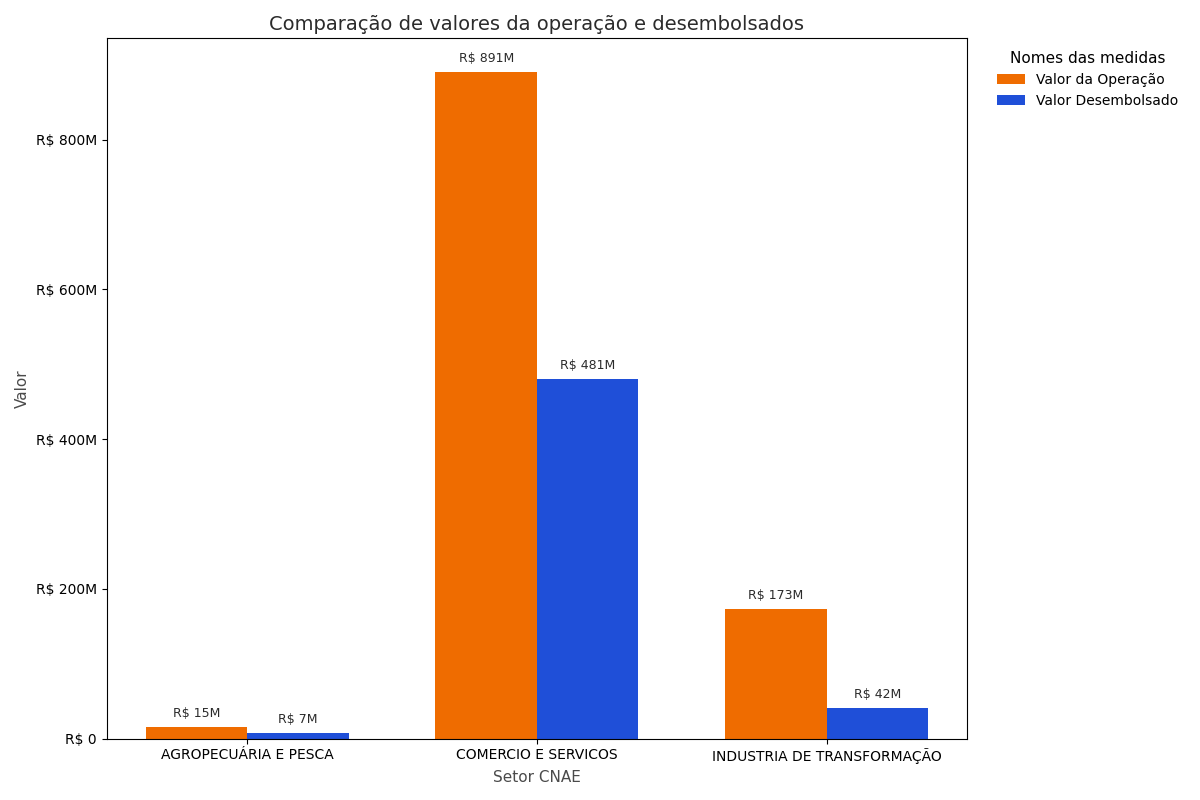
#> input picture Imagem_referencia/BC.png, 1200 x 800 px
$ python -i ticklabel_content_extraction_calibration_ba_v7.py   (imports and definitions only)
#> lines starting #> are read from the running program, lines starting #| are printed output that depends on the picture; after the words box and inside, x2 and y2 are one past the last pixel; in counts of white or black regions, pixels touching at a corner belong together
#> further down, picture is the input picture: PIL image 1200x800 RGBA; mean R, G, B, A 241.5, 232.2, 228.7, 255
# -*- coding: utf-8 -*-
r"""
FASE B-A V7 — EXTRAÇÃO TEXTUAL DOS TICK LABELS
==============================================

Objetivo
--------
Refinar a extração textual dos tick labels na MESMA amostra de calibração
utilizada na B-A V1/V1.1. Esta etapa continua sendo de EXTRAÇÃO, e NÃO de
conformidade de conteúdo.

Correções principais da V7
--------------------------
A V7 preserva integralmente a arquitetura conservadora da V6 e modifica
somente dois pontos demonstrados pela auditoria de calibração:

1. CLIPPING LONGITUDINAL DOS CANDIDATOS NUMÉRICOS
   - Y: além da proximidade horizontal ao eixo, o centro da caixa deve estar
     dentro da extensão vertical do plot, com pequena tolerância geométrica.
   - X: além da proximidade vertical ao eixo, o centro da caixa deve estar
     dentro da extensão horizontal do plot, com pequena tolerância.
   - caixas rejeitadas longitudinalmente NÃO retornam por fallback.

2. NOTAÇÃO CIENTÍFICA
   - duas micro-ROIs por eixo: uma externa e outra atravessando levemente
     a borda do plot;
   - parsing científico estrito e normalização OCR conservadora;
   - mantém o consenso ponderado da V6;
   - acrescenta uma rota SINGLE_HIGH_CONF para uma leitura científica única,
     exata, de alta confiança e sem concorrente forte incompatível.

Nenhuma outra parte do extrator é alterada.

Princípio metodológico
----------------------
O OCR/extrator NÃO recebe:
- categorias esperadas;
- anos esperados;
- valores esperados;
- sequência de ticks da referência;
- especificação F como vocabulário de OCR.

Ele recebe apenas a NATUREZA do eixo:
categorical / temporal / numeric.

Portanto, esta fase mede a capacidade de RECUPERAR o que está visível, sem
"forçar" a resposta correta.

A V4 de presença permanece congelada e é verificada por SHA-256.

Amostra
-------
A V2 tenta reutilizar exatamente o manifesto da calibração anterior:
1. _ticklabel_content_extraction_ba_v1_1/ticklabel_ba_v1_1_manifest.csv
2. _ticklabel_content_extraction_ba_v1/ticklabel_ba_v1_manifest.csv

Se nenhum manifesto existir, recria a amostra balanceada com a mesma semente:
3 unidades × 4 condições × 6 perfis = 72 imagens.

Saída padrão
------------
C:\Users\Labvis\Downloads\imagens3120\imagens\
_ticklabel_content_extraction_ba_v2
"""

from __future__ import annotations

import argparse
import hashlib
import math
import random
import re
import shutil
import unicodedata
from pathlib import Path

import cv2
import numpy as np
import pandas as pd
from PIL import Image, ImageDraw, ImageFont, ImageOps

try:
    import pytesseract
    from pytesseract import Output
except Exception as exc:
    raise RuntimeError(
        "pytesseract não está instalado. Execute: "
        "python -m pip install pytesseract"
    ) from exc

import ticklabel_presence_calibration_v4 as v4


DEFAULT_ROOT = Path(r"C:\Users\Labvis\Downloads\imagens3120\imagens")
OUT_DIRNAME = "_ticklabel_content_extraction_ba_v7"

EXPECTED_V4_SHA256 = "d15c325290c7596632f9f4c62d907e7a78d0a794862b690c4c4691ed87ea86b2"

PROFILES = ("BI","BC","LI","LC","SI","SC")
CONDITIONS = ("00","01","10","11")
N_UNITS_PER_PROFILE_CONDITION = 3
N_UNITS_PER_PROFILE_FALLBACK = 12
SEED = 20260831

NAME_RE = re.compile(
    r"^(BI|BC|LI|LC|SI|SC)_(\d{3})_R(\d{2})\.(png|jpg|jpeg)$",
    re.IGNORECASE,
)

AXIS_KIND = {
    "BI": {"X":"categorical", "Y":"numeric"},
    "BC": {"X":"categorical", "Y":"numeric"},
    "LI": {"X":"temporal",    "Y":"numeric"},
    "LC": {"X":"temporal",    "Y":"numeric"},
    "SI": {"X":"numeric",     "Y":"numeric"},
    "SC": {"X":"numeric",     "Y":"numeric"},
}

# Diagnóstico da extração, NÃO conformidade.
MIN_INDIVIDUAL_SUCCESS_FRAC = 0.50
EARLY_STOP_CONF = 60.0

# Regex para fatores científicos.
SUPERSCRIPT_MAP = str.maketrans(
    "⁰¹²³⁴⁵⁶⁷⁸⁹⁺⁻",
    "0123456789+-"
)

SCALE_PATTERNS = [
    re.compile(r"(?i)\b1\s*[eE]\s*([+-]?\d{1,3})\b"),
    re.compile(r"(?i)(?:×|x|\*)\s*10\s*\^?\s*([+-]?\d{1,3})"),
    re.compile(r"(?i)\b10\s*\^\s*([+-]?\d{1,3})\b"),
]


# [345 lines left out: functions parse_args, check_v4_hash, configure_tesseract, inventory, normalize_crosswalk_columns, find_crosswalk and 8 more, not called in this run]


def overlap_frac(a,b):
    inter=intersect_rect(a,b)
    return rect_area(inter)/max(1,rect_area(a))


# [489 lines left out: functions crop_rect, filter_numeric_tick_lane, crop_numeric_tick_directional, tick_boxes_clipped_to_layer, mask_axis_label_candidates, extract_layer_crop and 2 more, not called in this run]


# ============================================================
# OCR
# ============================================================

def preprocess_variants(pil_img,upscale=3):
#> called with upscale = 3
    im=pil_img.convert("L")
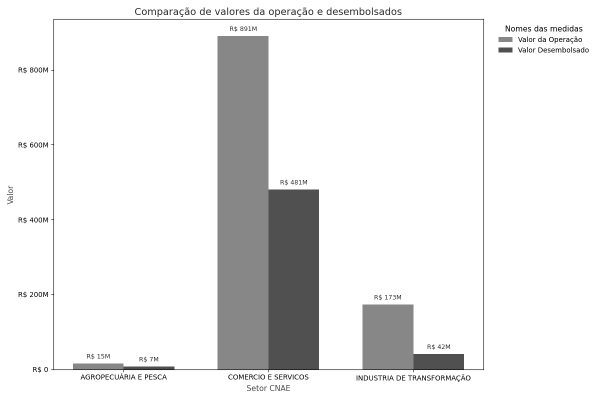
#> im: PIL image 1200x800 L (shown at 1/2 size); min 0, max 255, mean 234.6
    im=ImageOps.autocontrast(im)
    im=im.resize(
        (
            max(1,im.width*upscale),
            max(1,im.height*upscale)
        ),
        Image.Resampling.LANCZOS
    )
#> im: PIL image 3600x2400 L

    arr=np.asarray(im)

    _,otsu=cv2.threshold(
        arr,0,255,
        cv2.THRESH_BINARY+cv2.THRESH_OTSU
    )
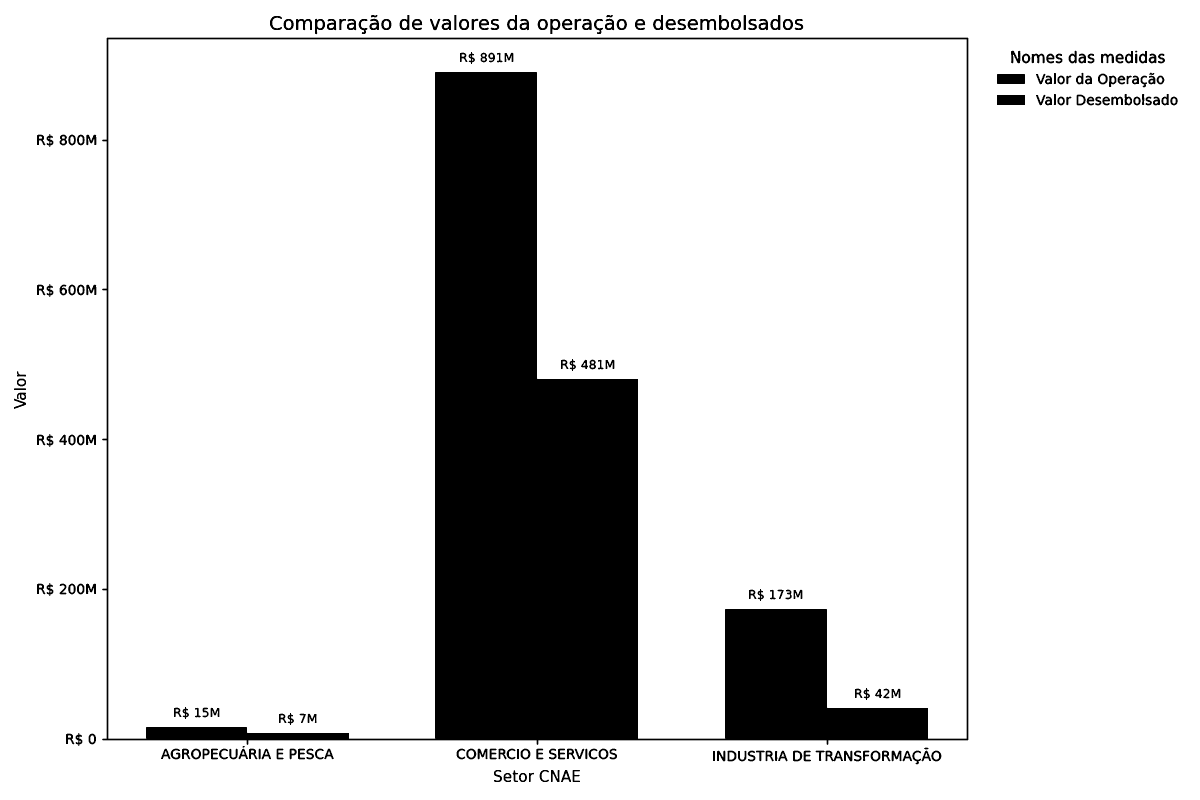
#> otsu: shape (2400, 3600) (shown at 1/3 size); 85.6% white; 230 black regions, largest, box (x1, y1, x2, y2) and area: (306, 113, 2905, 2235) 1148987, (2991, 285, 3075, 315) 2520, (2991, 222, 3075, 252) 2516

    return {
        "gray":im,
        "otsu":Image.fromarray(otsu),
    }


# [94 lines left out: functions rotate_expand, ocr_token_rows, ocr_data, strip_accents, normalize_basic, normalize_categorical and 1 more, not called in this run]


YEAR_RE=re.compile(r"\b(19\d{2}|20\d{2}|21\d{2})\b")


def parse_years(s):
    return YEAR_RE.findall(normalize_basic(s))


# [2431 lines left out: functions numeric_token_parse, normalize_scale_text_v7, parse_scale_text, token_usable, semantic_score, whitelist_for_kind and 17 more, not called in this run]


def short(s,n=95):
    s=str(s)
    return s if len(s)<=n else s[:n-3]+"..."


# [635 lines left out: functions make_contact_sheet, main, not called in this run]


# [2 lines not run here, left out]

>>> from PIL import Image
>>> picture = Image.open('../../../../Imagem_referencia/BC.png')
>>> result = preprocess_variants(picture)
#> result = 2 items

$ run again, on Imagem_referencia/LC.png
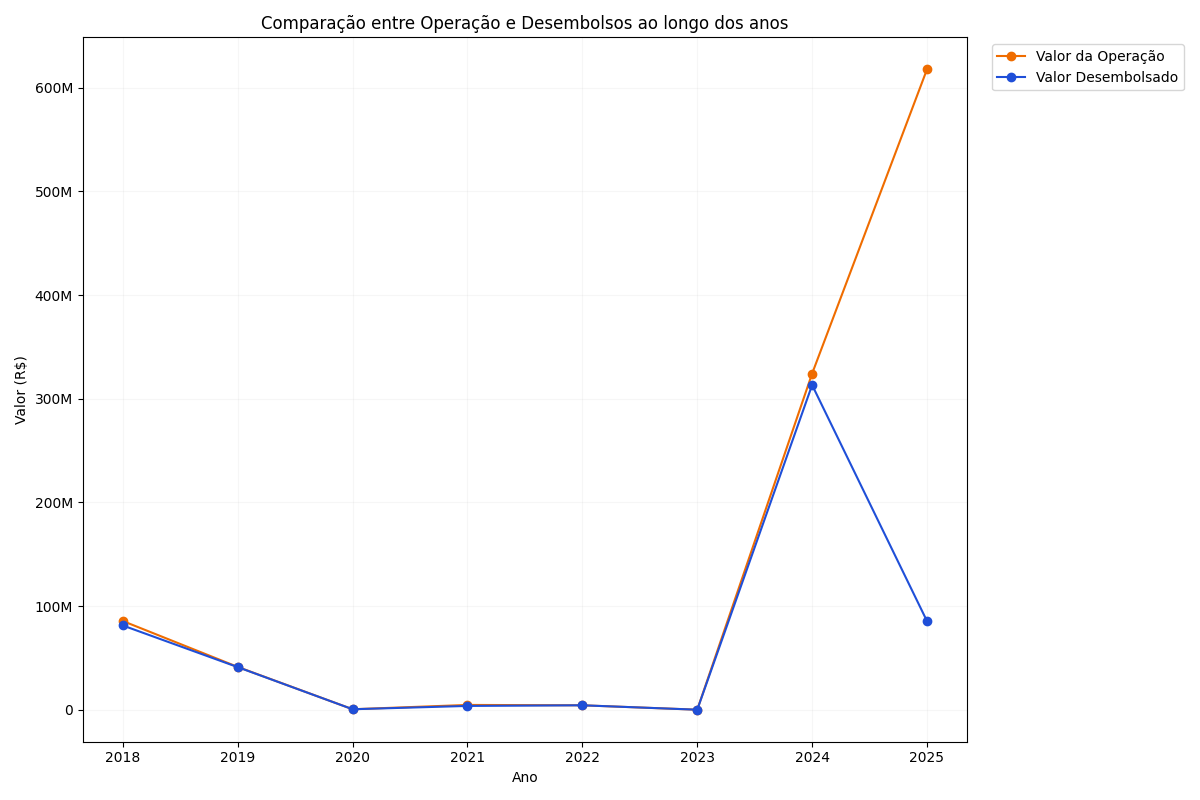
#> input picture Imagem_referencia/LC.png, 1200 x 800 px
#> picture is the input picture: PIL image 1200x800 RGBA; mean R, G, B, A 251.9, 251.8, 252, 255
#> in preprocess_variants, `_,otsu=cv2.threshold( arr,0,255, cv2.THRESH_BINARY+cv2.THRESH_OTSU )`:
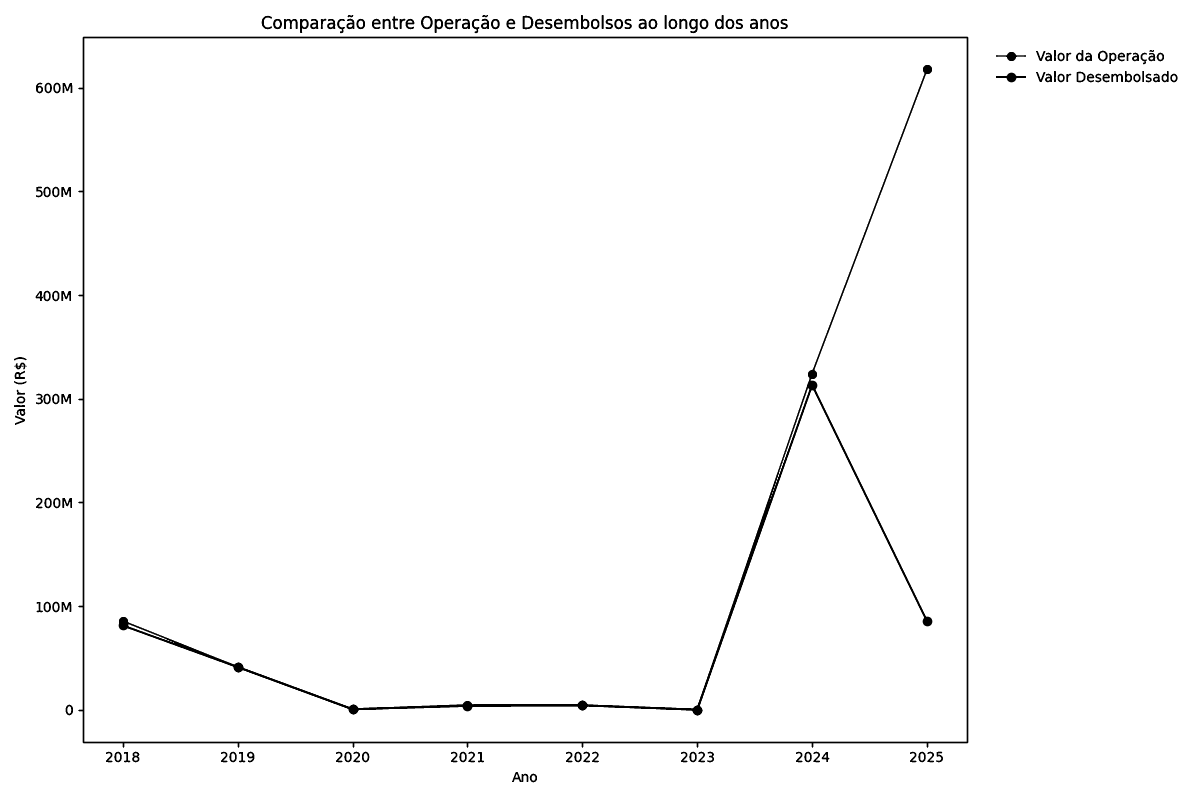
#> otsu: shape (2400, 3600) (shown at 1/3 size); 98.3% white; 159 black regions (3 under 20 px), largest, box (x1, y1, x2, y2) and area: (235, 110, 2905, 2243) 48573, (356, 195, 2797, 2147) 39730, (2988, 218, 3078, 247) 1037
#> result = 2 items

$ run again, on Imagem_referencia/LI.png
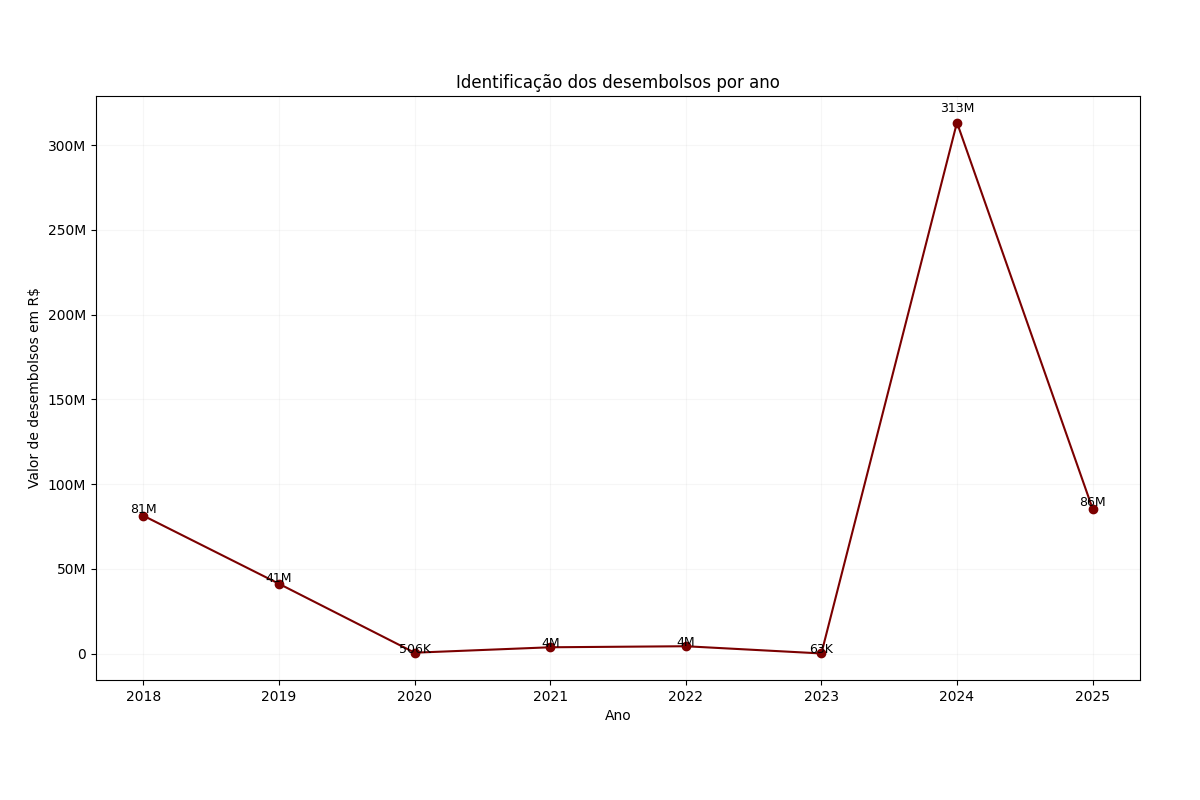
#> input picture Imagem_referencia/LI.png, 1200 x 800 px
#> picture is the input picture: PIL image 1200x800 RGBA; mean R, G, B, A 252.3, 251.8, 251.8, 255
#> in preprocess_variants, `_,otsu=cv2.threshold( arr,0,255, cv2.THRESH_BINARY+cv2.THRESH_OTSU )`:
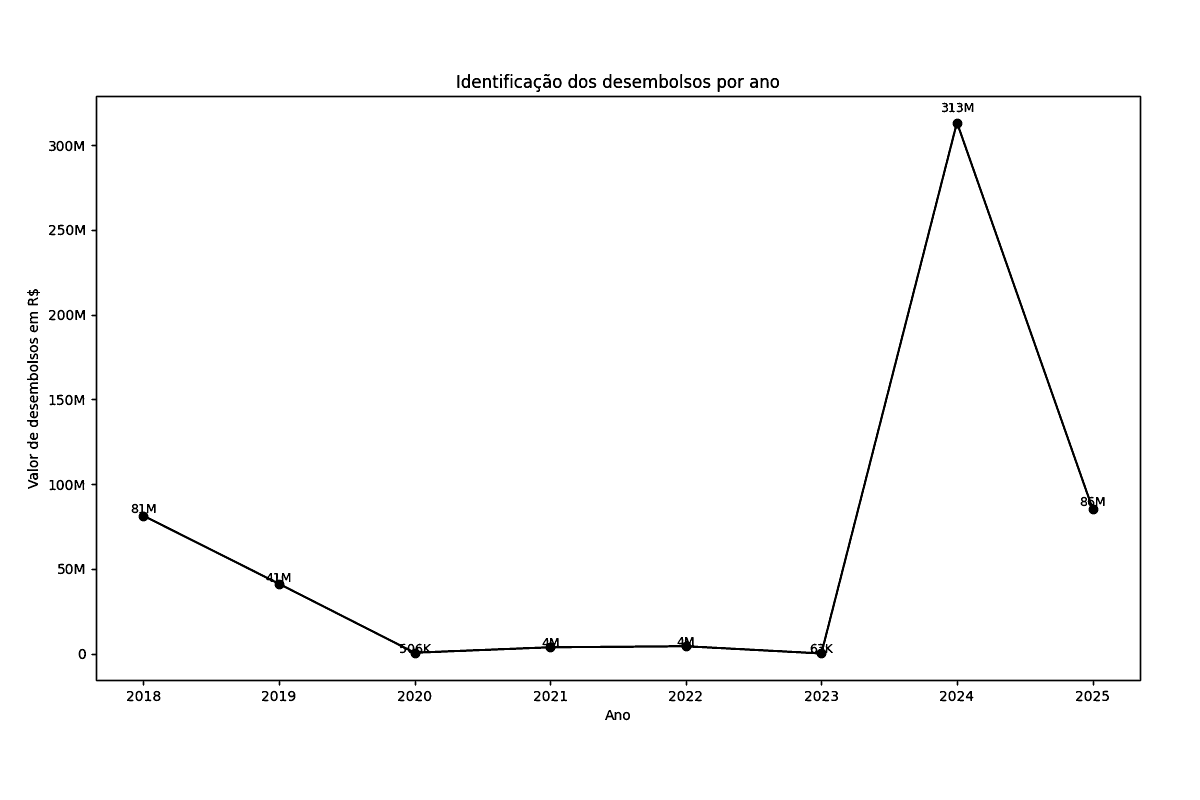
#> otsu: shape (2400, 3600) (shown at 1/3 size); 98.5% white; 124 black regions, largest, box (x1, y1, x2, y2) and area: (274, 287, 3424, 2057) 49723, (416, 356, 3314, 1975) 42237, (1930, 234, 1971, 264) 630
#> result = 2 items
